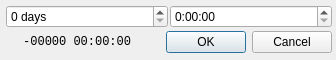
<?xml version="1.0" encoding="UTF-8"?>
<ui version="4.0">
 <class>QEStripChartDurationDialog</class>
 <widget class="QWidget" name="QEStripChartDurationDialog">
  <property name="geometry">
   <rect>
    <x>0</x>
    <y>0</y>
    <width>336</width>
    <height>60</height>
   </rect>
  </property>
  <property name="minimumSize">
   <size>
    <width>336</width>
    <height>60</height>
   </size>
  </property>
  <property name="windowTitle">
   <string>Strip Chart Duration</string>
  </property>
  <layout class="QVBoxLayout" name="verticalLayout">
   <property name="spacing">
    <number>2</number>
   </property>
   <property name="leftMargin">
    <number>6</number>
   </property>
   <property name="topMargin">
    <number>4</number>
   </property>
   <property name="rightMargin">
    <number>4</number>
   </property>
   <property name="bottomMargin">
    <number>4</number>
   </property>
   <item>
    <layout class="QHBoxLayout" name="horizontalLayout_1">
     <item>
      <widget class="QSpinBox" name="spinBox">
       <property name="suffix">
        <string> days</string>
       </property>
       <property name="maximum">
        <number>9999</number>
       </property>
      </widget>
     </item>
     <item>
      <widget class="QTimeEdit" name="endTimeEdit">
       <property name="displayFormat">
        <string>h:mm:ss</string>
       </property>
      </widget>
     </item>
    </layout>
   </item>
   <item>
    <layout class="QHBoxLayout" name="horizontalLayout_2">
     <item>
      <widget class="QLabel" name="duration">
       <property name="minimumSize">
        <size>
         <width>129</width>
         <height>0</height>
        </size>
       </property>
       <property name="font">
        <font>
         <family>Monospace</family>
        </font>
       </property>
       <property name="text">
        <string>-00000 00:00:00</string>
       </property>
       <property name="alignment">
        <set>Qt::AlignRight|Qt::AlignTrailing|Qt::AlignVCenter</set>
       </property>
       <property name="indent">
        <number>4</number>
       </property>
      </widget>
     </item>
     <item>
      <spacer name="horizontalSpacer">
       <property name="orientation">
        <enum>Qt::Horizontal</enum>
       </property>
       <property name="sizeHint" stdset="0">
        <size>
         <width>10</width>
         <height>20</height>
        </size>
       </property>
      </spacer>
     </item>
     <item>
      <widget class="QDialogButtonBox" name="buttonBox">
       <property name="minimumSize">
        <size>
         <width>180</width>
         <height>0</height>
        </size>
       </property>
       <property name="standardButtons">
        <set>QDialogButtonBox::Cancel|QDialogButtonBox::Ok</set>
       </property>
      </widget>
     </item>
    </layout>
   </item>
  </layout>
 </widget>
 <resources/>
 <connections/>
</ui>
